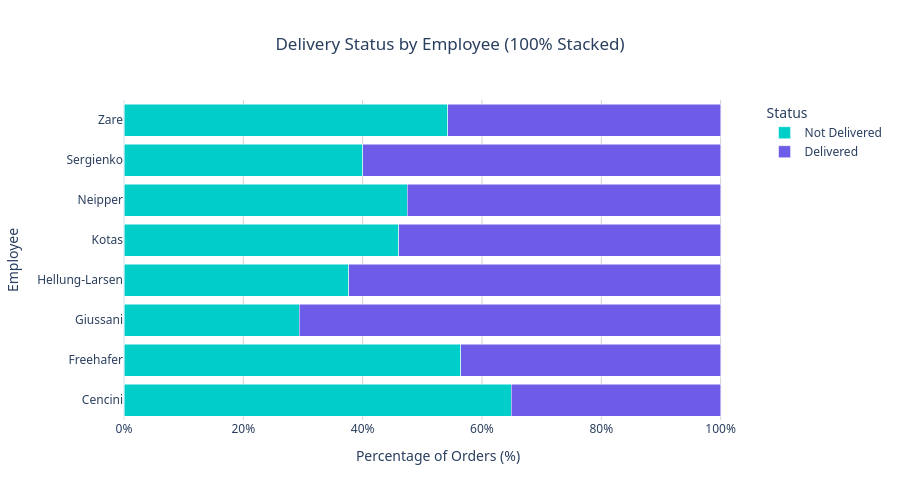
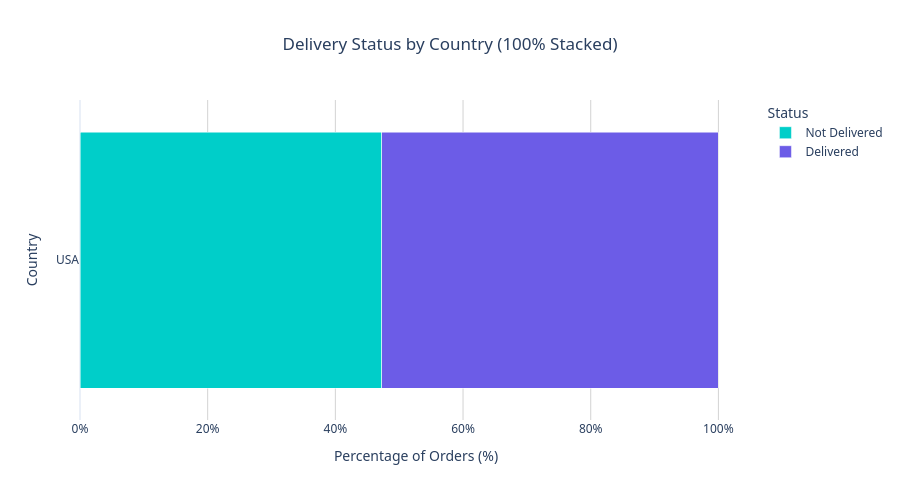

The cell these charts' notebook holds for them, in order:
### Markdown cell above
## 4. Detailed Delivery Analysis
Analysis of delivery efficiency by Employee and Country.

### Code cell
# Delivery Status Analysis (100% Stacked)
if 'df' in locals():
    # 1. Delivery Status by Employee (Horizontal 100%)
    emp_delivery = df.groupby(['LastName', 'DeliveredFlag']).size().reset_index(name='Count')
    # Calculate percentage
    emp_totals = emp_delivery.groupby('LastName')['Count'].transform('sum')
    emp_delivery['Percentage'] = (emp_delivery['Count'] / emp_totals) * 100
    emp_delivery['Status'] = emp_delivery['DeliveredFlag'].map({1: 'Delivered', 0: 'Not Delivered'})
    
    fig_emp = px.bar(emp_delivery, y='LastName', x='Percentage', color='Status', 
                     title='Delivery Status by Employee (100% Stacked)', 
                     orientation='h', # Horizontal
                     labels={'LastName': 'Employee', 'Percentage': 'Percentage of Orders (%)'},
                     barmode='stack',
                     color_discrete_map={'Delivered': COLORS['delivered'], 'Not Delivered': COLORS['not_delivered']})
    
    # 2. Delivery Status by Country (Horizontal 100%)
    country_delivery = df.groupby(['Country_x', 'DeliveredFlag']).size().reset_index(name='Count')
    # Calculate percentage
    country_totals = country_delivery.groupby('Country_x')['Count'].transform('sum')
    country_delivery['Percentage'] = (country_delivery['Count'] / country_totals) * 100
    country_delivery['Status'] = country_delivery['DeliveredFlag'].map({1: 'Delivered', 0: 'Not Delivered'})
    
    fig_country = px.bar(country_delivery, y='Country_x', x='Percentage', color='Status', 
                         title='Delivery Status by Country (100% Stacked)', 
                         orientation='h', # Horizontal
                         labels={'Country_x': 'Country', 'Percentage': 'Percentage of Orders (%)'},
                         barmode='stack',
                         color_discrete_map={'Delivered': COLORS['delivered'], 'Not Delivered': COLORS['not_delivered']})
    
    # Display figures
    for fig in [fig_emp, fig_country]:
        fig.update_layout(
            height=500,
            font=dict(family="Segoe UI, sans-serif"),
            title=dict(x=0.5, xanchor='center'),
            plot_bgcolor='rgba(0,0,0,0)',
            yaxis={'categoryorder':'total ascending'}, # Sort bars
            xaxis=dict(ticksuffix='%') # Add % sign
        )
        fig.update_xaxes(showgrid=True, gridwidth=1, gridcolor='LightGray')
        fig.update_yaxes(showgrid=False)
    
    try:
        fig_emp.show()
        fig_country.show()
        fig_emp.write_html("../figures/delivery_by_employee.html")
        fig_country.write_html("../figures/delivery_by_country.html")
    except Exception as e:
        print(f"Error displaying/saving plot: {e}")

### Figure 1 — Plotly figure (JSON) as saved in the notebook; plotly's stock layout.template omitted (floating-point values rounded to 4 significant figures)
{"data": [{"hovertemplate": "Status=Not Delivered<br>Percentage of Orders (%)=%{x}<br>Employee=%{y}<extra></extra>", "legendgroup": "Not Delivered", "marker": {"color": "#00cec9", "pattern": {"shape": ""}}, "name": "Not Delivered", "orientation": "h", "showlegend": true, "textposition": "auto", "type": "bar", "x": [64.94, 56.41, 29.41, 37.68, 46.03, 47.46, 40.0, 54.24], "xaxis": "x", "y": ["Cencini", "Freehafer", "Giussani", "Hellung-Larsen", "Kotas", "Neipper", "Sergienko", "Zare"], "yaxis": "y"}, {"hovertemplate": "Status=Delivered<br>Percentage of Orders (%)=%{x}<br>Employee=%{y}<extra></extra>", "legendgroup": "Delivered", "marker": {"color": "#6c5ce7", "pattern": {"shape": ""}}, "name": "Delivered", "orientation": "h", "showlegend": true, "textposition": "auto", "type": "bar", "x": [35.06, 43.59, 70.59, 62.32, 53.97, 52.54, 60.0, 45.76], "xaxis": "x", "y": ["Cencini", "Freehafer", "Giussani", "Hellung-Larsen", "Kotas", "Neipper", "Sergienko", "Zare"], "yaxis": "y"}], "layout": {"barmode": "stack", "font": {"family": "Segoe UI, sans-serif"}, "height": 500, "legend": {"title": {"text": "Status"}, "tracegroupgap": 0}, "plot_bgcolor": "rgba(0,0,0,0)", "title": {"text": "Delivery Status by Employee (100% Stacked)", "x": 0.5, "xanchor": "center"}, "xaxis": {"anchor": "y", "domain": [0, 1], "gridcolor": "LightGray", "gridwidth": 1, "showgrid": true, "ticksuffix": "%", "title": {"text": "Percentage of Orders (%)"}}, "yaxis": {"anchor": "x", "categoryorder": "total ascending", "domain": [0, 1], "showgrid": false, "title": {"text": "Employee"}}}}

### Figure 2 — Plotly figure (JSON) as saved in the notebook; plotly's stock layout.template omitted (floating-point values rounded to 4 significant figures)
{"data": [{"hovertemplate": "Status=Not Delivered<br>Percentage of Orders (%)=%{x}<br>Country=%{y}<extra></extra>", "legendgroup": "Not Delivered", "marker": {"color": "#00cec9", "pattern": {"shape": ""}}, "name": "Not Delivered", "orientation": "h", "showlegend": true, "textposition": "auto", "type": "bar", "x": [47.26], "xaxis": "x", "y": ["USA"], "yaxis": "y"}, {"hovertemplate": "Status=Delivered<br>Percentage of Orders (%)=%{x}<br>Country=%{y}<extra></extra>", "legendgroup": "Delivered", "marker": {"color": "#6c5ce7", "pattern": {"shape": ""}}, "name": "Delivered", "orientation": "h", "showlegend": true, "textposition": "auto", "type": "bar", "x": [52.74], "xaxis": "x", "y": ["USA"], "yaxis": "y"}], "layout": {"barmode": "stack", "font": {"family": "Segoe UI, sans-serif"}, "height": 500, "legend": {"title": {"text": "Status"}, "tracegroupgap": 0}, "plot_bgcolor": "rgba(0,0,0,0)", "title": {"text": "Delivery Status by Country (100% Stacked)", "x": 0.5, "xanchor": "center"}, "xaxis": {"anchor": "y", "domain": [0, 1], "gridcolor": "LightGray", "gridwidth": 1, "showgrid": true, "ticksuffix": "%", "title": {"text": "Percentage of Orders (%)"}}, "yaxis": {"anchor": "x", "categoryorder": "total ascending", "domain": [0, 1], "showgrid": false, "title": {"text": "Country"}}}}
